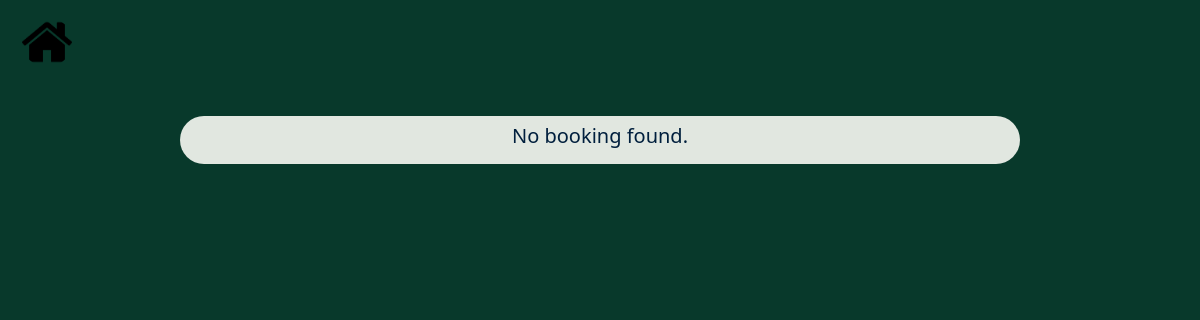
/php/users/viewBookings.php (signed in), run on an earlier commit of the app's database.
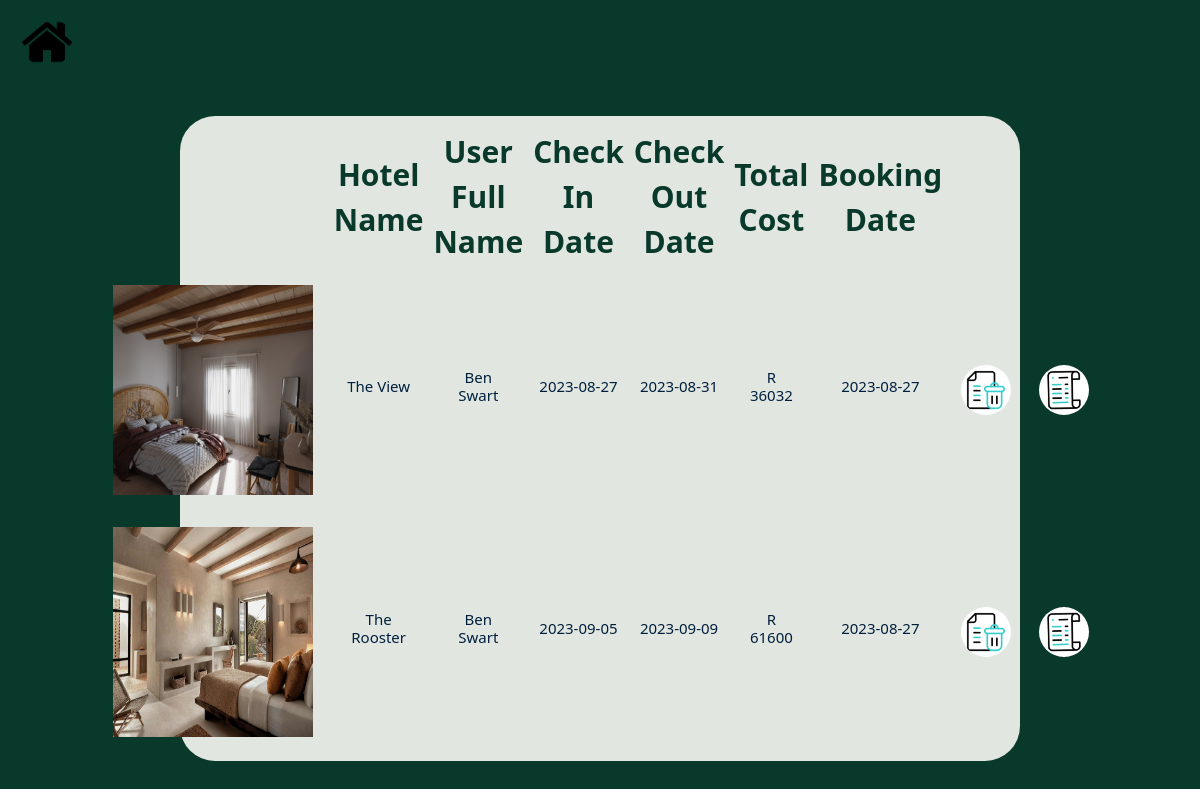
And on a later commit of the database.
### tables this page shows
CREATE TABLE `hotels` (
  `hotel_id` int(11) NOT NULL,
  `name` varchar(255) NOT NULL,
  `pricePerNight` int(11) NOT NULL,
  `thumbnail` longblob NOT NULL,
  `features` text NOT NULL,
  `type` varchar(255) NOT NULL,
  `beds` int(25) NOT NULL,
  `rating` int(25) NOT NULL,
  `address` varchar(255) NOT NULL
);

CREATE TABLE `users` (
  `user_id` int(11) NOT NULL,
  `username` varchar(255) NOT NULL,
  `fullname` varchar(255) NOT NULL,
  `address` varchar(255) NOT NULL,
  `password` varchar(30) NOT NULL,
  `email` varchar(255) NOT NULL,
  `phoneNumber` varchar(25) NOT NULL
);

CREATE TABLE `booking` (
  `bookingNo` int(11) NOT NULL,
  `user_id` int(11) DEFAULT NULL,
  `hotel_id` int(11) DEFAULT NULL,
  `checkInDate` date DEFAULT NULL,
  `checkOutDate` date DEFAULT NULL,
  `totalCost` int(11) DEFAULT NULL,
  `cancelled` tinyint(1) DEFAULT NULL,
  `completed` tinyint(1) DEFAULT NULL,
  `bookingDate` date DEFAULT NULL
);

### php/functions.php (the view, shortened to what this page needs)
<?php
function db_connect()
{
    $mysqli = mysqli_init();
    return $mysqli;
}
function viewBookings($userId)
{
    $mysqli = db_connect();
    $query = "SELECT b.*, u.fullname, h.name, h.thumbnail, h.address
              FROM booking b
              INNER JOIN users u ON b.user_id = u.user_id
              INNER JOIN hotels h ON b.hotel_id = h.hotel_id
              WHERE b.user_id = ? AND b.cancelled = 0";
    $stmt = mysqli_prepare($mysqli, $query);
    mysqli_stmt_bind_param($stmt, "i", $userId);
    mysqli_stmt_execute($stmt);
    $result = mysqli_stmt_get_result($stmt);
    if (mysqli_num_rows($result) > 0) {
        $heading = <<<DELIMITER
            <table>
            <tr>
                <th> </th>
                <th> Hotel Name </th>
                <th> User Full Name </th>
                <th> Check In Date </th>
                <th> Check Out Date </th>
                <th> Total Cost </th>
                <th> Booking Date </th>
            </tr>
        DELIMITER;
        $rows = '';
        while ($row = mysqli_fetch_assoc($result)) {
            $bookingId = $row['bookingNo'];
            $booking = [
                'bookingNo' => $bookingId,
                'hotelName' => $row['name'],
                'userFullName' => $row['fullname'],
                'checkInStartDate' => $row['checkInDate'],
                'checkOutEndDate' => $row['checkOutDate'],
                'totalCost' => $row['totalCost'],
                'bookingDate' => $row['bookingDate']
            ];
            $rowHTML = <<<DELIMITER
                <tr>
                    <td class="p-3"><img src="../../static/img/{$row['thumbnail']}" alt="Book Thumbnail" class="bookCover"></td>
                    <td class="name p-3"> <h5> {$booking['hotelName']} </h5></td>
                    <td class="name p-3"> <h5> {$booking['userFullName']} </h5></td>
                    <td class="name p-2"> <h5> {$booking['checkInStartDate']} </h5></td>
                    <td class="name p-2"> <h5> {$booking['checkOutEndDate']} </h5></td>
                    <td class="name p-3"> <h5> R {$booking['totalCost']} </h5></td>
                    <td class="name p-2"> <h5> {$booking['bookingDate']} </h5></td>
                    <form method="POST">
                    <input type="hidden" name="bookingNo" value="$bookingId">
                            <td class="p-2"><button type="submit" name="clearBookingButton" class="tranBack"><img class="homeButton"
                                src="../../static/img/bin.gif" alt="Delete Booking" title="Delete Booking"
                                attribution="https://www.flaticon.com/free-animated-icons/document"></button></td>
                            <td class="p-2"><button type="submit" name="receiptButton" class="tranBack"><img class="homeButton"
                                src="../../static/img/receipt.gif" alt="Receipt" title="Receipt"
                                attribution="https://www.flaticon.com/free-animated-icons/invoice"></button></td>
                    </form>
                </tr>
            DELIMITER;
            $rows .= $rowHTML;
        }
        $table = <<<DELIMITER
            {$heading}
            {$rows}
            </table>
        DELIMITER;
        echo $table;
    } else {
        echo '<h4> No booking found. </h4>';
    }
}
?>

### php/users/viewBookings.php (shortened to what this page needs)
<?php
require '../functions.php';
?>
<!DOCTYPE html>
<html>
<head>
    <link href="https://cdn.jsdelivr.net/npm/bootstrap@5.2.3/dist/css/bootstrap.min.css" rel="stylesheet"
>
    <link rel="stylesheet" href="https://cdnjs.cloudflare.com/ajax/libs/font-awesome/4.7.0/css/font-awesome.min.css">
    <link rel='stylesheet' type='text/css' media='screen' href='../../static/css/bookings.css'>
</head>
<body>
    <form method="POST">
        <button type="submit" name="returntoHotelPage" class="tranBack"><img class="homeButton mx-3 mt-3"
                src="../../static/img/home.png" alt="Back to Home Page" title="Back to Home Page"
                attribution="https://www.flaticon.com/free-icons/home"></button>
    </form>
    <div class="container d-flex justify-content-center align-items-center">
        <div class="mt-5 mb-5 mx-5">
            <form method="POST" class="bookView p-2">
                <div class="d-flex justify-content-center align-items-center">
                        <?php
                        $userId = $_SESSION['user_id'];
                        viewBookings($userId);
                        ?>
                </div>
            </form>
        </div>
    </div>
</body>
</html>

### static/css/bookings.css (style rules this page uses)
body { background-color: #08392B; }
.tranBack { border: none; background-color: transparent; outline: none; }
.homeButton { width: 80px; height: 80px; border-radius: 30px; }
h5 { font-size: 25px; text-align: center; color: #001F3D; }
.name { width: 25vw; }
.bookCover { width: 200px; height: 210px; }
.bookView { background-color: #E1E7E0; border-radius: 35px; width: 95vw; text-align: center; }
th { text-align: center; font-size: 30px; color: #08392B; padding: 5px; }
@media only screen and (min-width: 1025px) and (max-width: 1200px) { .homeButton { width: 50px; height: 50px; } }
@media only screen and (min-width: 1025px) and (max-width: 1200px) { h5 { font-size: 15px; } }
@media only screen and (min-width: 1025px) and (max-width: 1200px) { .name { width: 25vw; } }
@media only screen and (min-width: 1025px) and (max-width: 1200px) { .bookCover { width: 200px; height: 210px; } }
@media only screen and (min-width: 1025px) and (max-width: 1200px) { .bookView { width: 70vw; } }
@media only screen and (min-width: 1025px) and (max-width: 1200px) { th { font-size: 30px; padding: 5px; } }
h4 { font-size: 30px; text-align: center; color: #001F3D; }
@media only screen and (min-width: 1025px) and (max-width: 1200px) { h4 { font-size: 20px; } }

What changed in the data, as far as the page shows it:
now on this page (row unchanged): hotels: thumbnail (picture), name "The View"
now on this page (row edited): users: fullname "Ben Swart Ben Swart"
added booking: checkOutDate "2023-08-31", totalCost "36032", bookingDate "2023-08-27"
now on this page (row unchanged): hotels: thumbnail (picture), name "The Rooster"
added booking: checkInDate "2023-09-05", checkOutDate "2023-09-09", totalCost "61600", bookingDate "2023-08-27"
Also different on the page:
$booking['checkInStartDate']: (not shown) → "2023-08-27"
text no longer shown: "No booking found."
text now shown: "Hotel Name User Full Name Check In Date Check Out Date Total Cost Booking Date R R"
